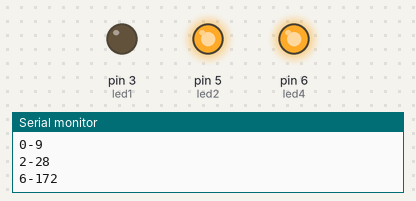
This sketch was run on a simulated Arduino Uno, built with avr-gcc and run on an emulated ATmega328P. Parts: output pins drawn as LEDs (lit = HIGH), the last lines printed to the serial monitor. Random numbers use the default seed unless the sketch sets one.

Above: at 0.4 s.
At 8.6 s:
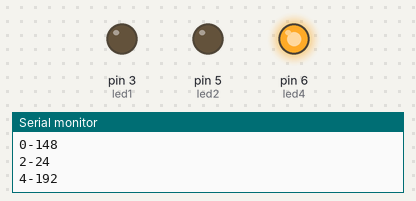
At 10.6 s:
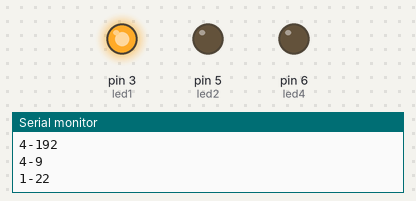
At 19.4 s:
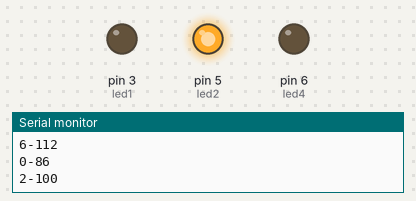
At 29.5 s:
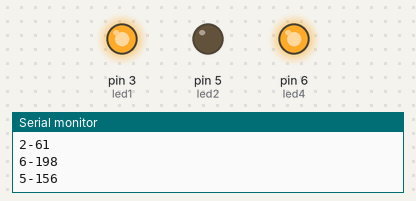
At 36.6 s:
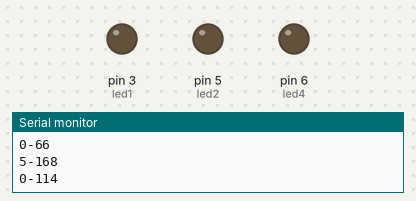
Timing chart, 0 to 40.0 s (numbered marks = the images above):
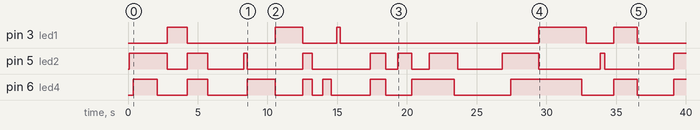

Measured:
- by itself, pin 3 (led1): LOW → HIGH at 2.8 s, → LOW 1.4 s later, → HIGH 6.3 s later, → LOW 2.0 s later, … (10 changes in this stretch)
- by itself, pin 5 (led2): LOW → HIGH at 0.09 s, → LOW 2.7 s later, → HIGH 1.4 s later, → LOW 1.5 s later, … (19 changes in this stretch)
- by itself, pin 6 (led4): LOW → HIGH at 0.37 s, → LOW 1.7 s later, → HIGH 2.2 s later, → LOW 1.5 s later, … (19 changes in this stretch)

The sketch:

led_rgb_random.ino
```cpp
int  led1 =3;
int  led2 =5;
int  led4 =6;

void setup()
{
  pinMode(led1, OUTPUT);
  pinMode(led2, OUTPUT);
  pinMode(led4, OUTPUT);

  //init seriale
  Serial.begin(9600);
}

void loop()
{
  int  num =random(0,7);
  Serial.print(num);
  switch(num)
  {
    case 0:
      digitalWrite(led1, LOW);
      digitalWrite(led2, LOW);
      digitalWrite(led4, LOW);
      break;
    case 1:
      digitalWrite(led1, HIGH);
      digitalWrite(led2, LOW);
      digitalWrite(led4, LOW);
      break;
    case 2:
      digitalWrite(led1, LOW);
      digitalWrite(led2, HIGH);
      digitalWrite(led4, LOW);
      break;
    case 3:
      digitalWrite(led1, HIGH);
      digitalWrite(led2, HIGH);
      digitalWrite(led4, LOW);
      break;
    case 4:
      digitalWrite(led1, LOW);
      digitalWrite(led2, LOW);
      digitalWrite(led4, HIGH);
      break;
    case 5:
      digitalWrite(led1, HIGH);
      digitalWrite(led2, LOW);
      digitalWrite(led4, HIGH);
      break;
     case 6:
      digitalWrite(led1, LOW);
      digitalWrite(led2, HIGH);
      digitalWrite(led4, HIGH);
      break;
     case 7:
      digitalWrite(led1, HIGH);
      digitalWrite(led2, HIGH);
      digitalWrite(led4, HIGH);
      break;
    default:
      break;
  }
   num =random(5, 200);
   Serial.print("-");
   Serial.println(num);
   delay((num *10));
}
```
